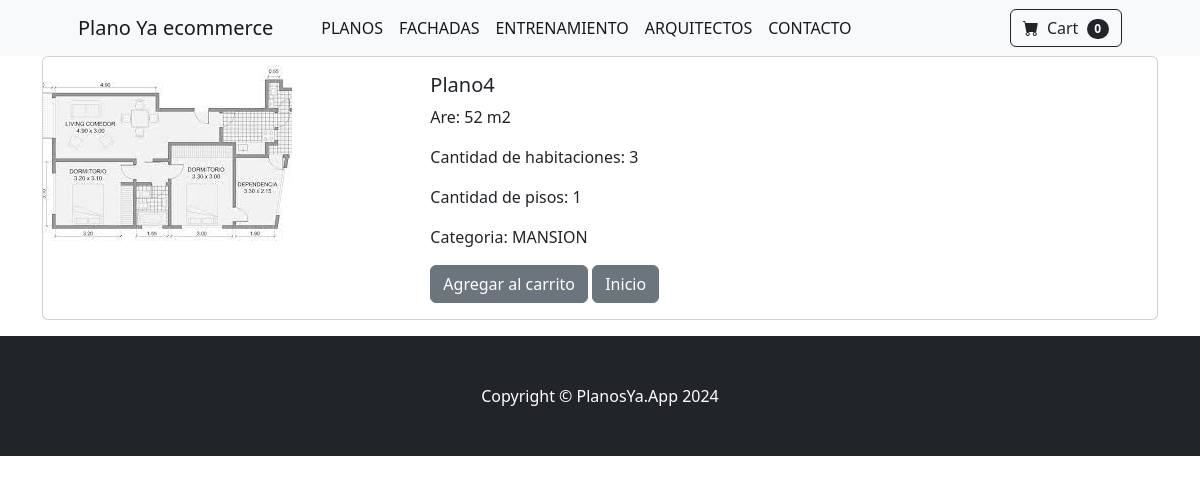
The app's page /product/4 with its own data.
### store/models.py (models this page shows, shortened)
class Product(models.Model):
    name = models.CharField(max_length=50)
    price = models.IntegerField(default=10)
    dimension = models.IntegerField(default=1)
    cantRoom = models.IntegerField(default=1)
    cantFloor = models.IntegerField(default=1)
    description = models.CharField(max_length=250, default='', blank=True, null=True)
    image = models.ImageField(upload_to='uploads/product/')
    category = models.ForeignKey(Category, on_delete=models.CASCADE, default=1)
    width = models.IntegerField(default=1)

class Category(models.Model):
    name = models.CharField(max_length=20)
    image = image = models.ImageField(upload_to='uploads/product/', blank=True, null=True)
    def __str__(self):
        return self.name

### store/views.py (the view)
# urls.py: path('product/<int:pk>', views.product, name='product'),
def product(request, pk):
    product = Product.objects.get(id=pk)
    return render(request, 'product.html', {'product':product})

### cart/cart.py (called while the page is built)
    def __len__(self):
        return len(self.cart)

### cart/context_processors.py (called while the page is built)
def cart(request):
    return {'cart': Cart(request)}

### store/templates/product.html (shortened to what this page needs)
{% extends 'base.html' %}
{% block content %}
<div class="container">
    <div class="card mb-3">
        <div class="row g-0">
            <div class="col-md-4">
                <img src="{{ product.image.url }}" class="img-fluid rounded-start" alt="">
            </div>
            <div class="col-md-8">
                <div class="card-body">
                    <h5 class="card-title">{{ product.name }}</h5>
                    <p class="card-text"> Are: {{product.dimension}} m2</p>
                    <p class="card-text"> Cantidad de habitaciones: {{product.cantRoom}}</p>
                    <p class="card-text"> Cantidad de pisos: {{product.cantFloor}}</p>
                    <p class="card-text"> Categoria: {{product.category}}</p>
                    <button value="{{ product.id }}" class="btn btn-secondary" id="addCart"> Agregar al carrito </button>
                    <a href="{%url 'home'%}" class="btn btn-secondary">Inicio</a>
                </div>
            </div>
        </div>
    </div>
</div>
{% endblock %}

### records on screen
Product: image (picture), name "Plano4", dimension "52", cantRoom "3", cantFloor "1", category "MANSION"

### other values on screen
{{ cart|length }} "0"
